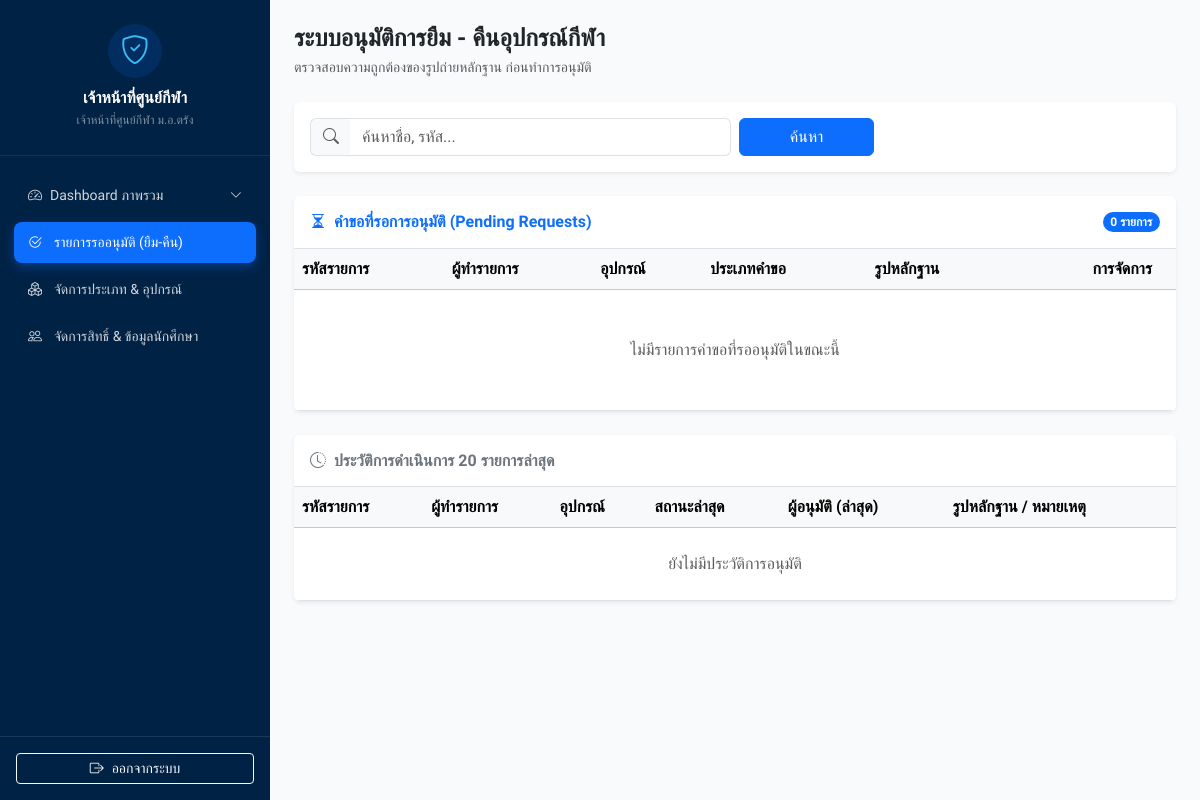
Page /admin/approvals.php (signed in) on the earlier database version.
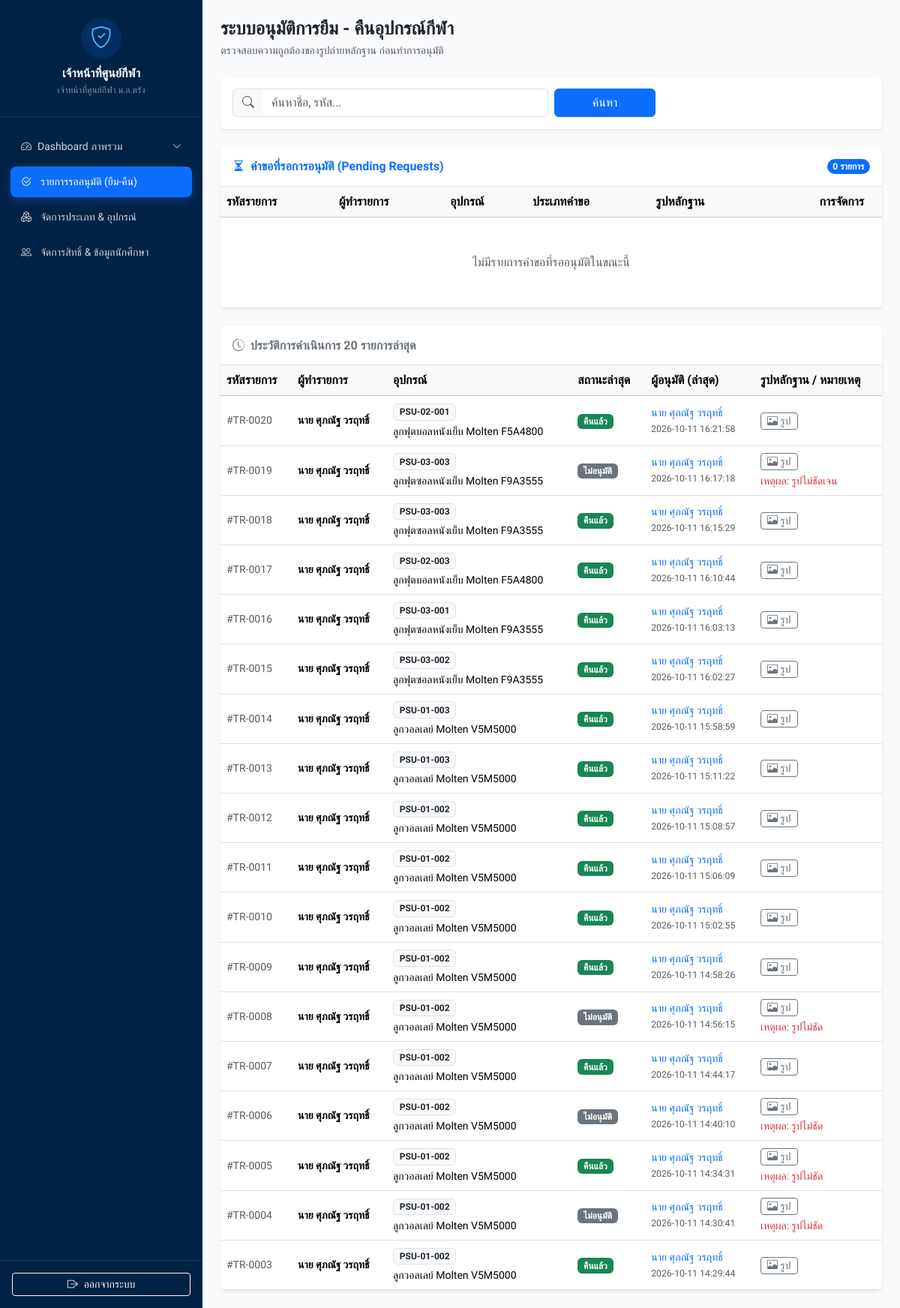
Same page on the later database version.
### tables this page shows
CREATE TABLE IF NOT EXISTS `transactions` (
  `trans_id` int(11) NOT NULL AUTO_INCREMENT,
  `eq_id` int(11) NOT NULL,
  `user_id` int(11) NOT NULL,
  `borrow_time` datetime NOT NULL,
  `due_time` datetime NOT NULL,
  `return_time` datetime DEFAULT NULL,
  `borrow_image` varchar(255) NOT NULL,
  `return_image` varchar(255) DEFAULT NULL,
  `trans_status` enum('pending_borrow','borrowed','pending_return','returned','overdue','rejected') NOT NULL DEFAULT 'pending_borrow',
  `analyze_damaged_status` enum('normal','damaged','pending') NOT NULL DEFAULT 'normal',
  `reject_reason` text DEFAULT NULL,
  `approve_by` int(11) DEFAULT NULL,
  `approve_datetime` datetime DEFAULT NULL,
  PRIMARY KEY (`trans_id`),
  KEY `eq_id` (`eq_id`),
  KEY `user_id` (`user_id`),
  CONSTRAINT `eq_id` FOREIGN KEY (`eq_id`) REFERENCES `sport_equipment` (`eq_id`) ON UPDATE CASCADE,
  CONSTRAINT `user_id` FOREIGN KEY (`user_id`) REFERENCES `user` (`user_id`) ON UPDATE CASCADE
);

CREATE TABLE IF NOT EXISTS `user` (
  `user_id` int(11) NOT NULL AUTO_INCREMENT,
  `line_user_id` varchar(255) DEFAULT NULL,
  `student_id` varchar(50) DEFAULT NULL,
  `full_name` varchar(255) DEFAULT NULL,
  `email` varchar(255) DEFAULT NULL,
  `gender` varchar(20) DEFAULT NULL,
  `national_id` varchar(13) DEFAULT NULL,
  `faculty` varchar(100) DEFAULT NULL,
  `campus` varchar(100) DEFAULT NULL,
  `role` enum('user','admin') DEFAULT 'user',
  `status` enum('active','inactive','graduated') DEFAULT 'active',
  `enrollment_year` int(4) DEFAULT NULL,
  `created_at` timestamp NOT NULL DEFAULT current_timestamp(),
  PRIMARY KEY (`user_id`),
  UNIQUE KEY `line_user_id` (`line_user_id`),
  UNIQUE KEY `psu_passport_id` (`student_id`) USING BTREE
);

CREATE TABLE IF NOT EXISTS `sport_equipment` (
  `eq_id` int(11) NOT NULL AUTO_INCREMENT,
  `category_id` int(11) DEFAULT NULL,
  `eq_code` varchar(255) DEFAULT '',
  `eq_name` varchar(255) DEFAULT '',
  `status` enum('avaliable','borrowed','damaged','maintenance','pending') NOT NULL DEFAULT 'avaliable',
  `created_at` timestamp NULL DEFAULT current_timestamp(),
  PRIMARY KEY (`eq_id`),
  KEY `category_id` (`category_id`),
  CONSTRAINT `category_id` FOREIGN KEY (`category_id`) REFERENCES `sport_categories` (`category_id`) ON UPDATE CASCADE
);

### admin/approvals.php (the view, shortened to what this page needs)
<?php
require_once '../config/db.php';
$search = trim($_GET['search'] ?? '');
$searchParams = [];
$searchCondition = "";
$sqlPending = "
    SELECT t.*, u.full_name as user_name, u.student_id, e.eq_code, e.eq_name
    FROM transactions t
    JOIN user u ON t.user_id = u.user_id
    JOIN sport_equipment e ON t.eq_id = e.eq_id
    WHERE t.trans_status IN ('pending_borrow', 'pending_return') $searchCondition
    ORDER BY t.trans_id ASC
";
$stmtPending = $pdo->prepare($sqlPending);
$stmtPending->execute($searchParams);
$pendingRequests = $stmtPending->fetchAll(PDO::FETCH_ASSOC);
$adminList = $pdo->query("SELECT user_id, full_name FROM user")->fetchAll(PDO::FETCH_KEY_PAIR);
$sqlHistory = "
    SELECT t.*, u.full_name as user_name, u.student_id, e.eq_code, e.eq_name
    FROM transactions t
    JOIN user u ON t.user_id = u.user_id
    JOIN sport_equipment e ON t.eq_id = e.eq_id
    WHERE t.approve_by IS NOT NULL $searchCondition
    ORDER BY t.approve_datetime DESC
    LIMIT 20
";
$stmtHistory = $pdo->prepare($sqlHistory);
$stmtHistory->execute($searchParams);
$historyList = $stmtHistory->fetchAll(PDO::FETCH_ASSOC);
?>
<!DOCTYPE html>
<html lang="th">
<head>
</head>
<body class="d-flex">
    <?php include '../components/sidebar.php'; ?>
    <div class="flex-grow-1 p-4" style="background-color: #f8fafc; min-height: 100vh;">
        <div class="d-flex justify-content-between align-items-center mb-4">
            <div><h4 class="fw-bold mb-1 text-dark">ระบบอนุมัติการยืม - คืนอุปกรณ์กีฬา</h4><p class="text-muted small mb-0">ตรวจสอบความถูกต้องของรูปถ่ายหลักฐาน ก่อนทำการอนุมัติ</p></div>
        </div>
        <div class="card p-3 mb-4 border-0 shadow-sm bg-white">
            <form method="GET" action="approvals.php" class="row g-2">
                <div class="col-md-6"><div class="input-group"><span class="input-group-text bg-light border-end-0"><i class="bi bi-search text-muted"></i></span><input type="text" name="search" class="form-control border-start-0" placeholder="ค้นหาชื่อ, รหัส..." value="<?= htmlspecialchars($search) ?>"></div></div>
                <div class="col-md-2"><button type="submit" class="btn btn-primary w-100">ค้นหา</button></div>
            </form>
        </div>
        <div class="card card-custom p-0 overflow-hidden mb-4 border-0 shadow-sm">
            <div class="card-header bg-white py-3 border-bottom d-flex justify-content-between align-items-center">
                <h6 class="fw-bold mb-0 text-primary"><i class="bi bi-hourglass-split me-2"></i>คำขอที่รอการอนุมัติ (Pending Requests)</h6>
                <span class="badge bg-primary rounded-pill"><?= count($pendingRequests) ?> รายการ</span>
            </div>
            <div class="table-responsive">
                <table class="table table-hover mb-0 align-middle">
                    <thead class="table-light text-secondary">
                        <tr><th>รหัสรายการ</th><th>ผู้ทำรายการ</th><th>อุปกรณ์</th><th>ประเภทคำขอ</th><th>รูปหลักฐาน</th><th class="text-end pe-4">การจัดการ</th></tr>
                    </thead>
                    <tbody id="pending_tbody">
                        <?php if (empty($pendingRequests)): ?><tr><td colspan="6" class="text-center text-muted py-5">ไม่มีรายการคำขอที่รออนุมัติในขณะนี้</td></tr><?php endif; ?>
                    </tbody>
                </table>
            </div>
        </div>
        <div class="card card-custom p-0 overflow-hidden border-0 shadow-sm">
            <div class="card-header bg-white py-3 border-bottom"><h6 class="fw-bold mb-0 text-secondary"><i class="bi bi-clock-history me-2"></i>ประวัติการดำเนินการ 20 รายการล่าสุด</h6></div>
            <div class="table-responsive">
                <table class="table table-hover mb-0 align-middle">
                    <thead class="table-light text-secondary">
                        <tr><th>รหัสรายการ</th><th>ผู้ทำรายการ</th><th>อุปกรณ์</th><th>สถานะล่าสุด</th><th>ผู้อนุมัติ (ล่าสุด)</th><th>รูปหลักฐาน / หมายเหตุ</th></tr>
                    </thead>
                    <tbody id="history_tbody">
                        <?php if (empty($historyList)): ?><tr><td colspan="6" class="text-center text-muted py-4">ยังไม่มีประวัติการอนุมัติ</td></tr><?php endif; ?>
                        <?php foreach ($historyList as $h):
                            $approverName = $adminList[$h['approve_by']] ?? 'เจ้าหน้าที่';
                            $imgToShow = !empty($h['return_image']) ? $h['return_image'] : $h['borrow_image'];
                        ?>
                        <tr>
                            <td class="text-muted small">#TR-<?= str_pad($h['trans_id'], 4, '0', STR_PAD_LEFT) ?></td>
                            <td class="small fw-semibold"><?= htmlspecialchars($h['user_name']) ?></td>
                            <td><span class="badge bg-light text-dark border"><?= htmlspecialchars($h['eq_code']) ?></span><div class="small mt-1"><?= htmlspecialchars($h['eq_name']) ?></div></td>
                            <td>
                                <?php
                                    if ($h['trans_status'] === 'returned') echo '<span class="badge bg-success">คืนแล้ว</span>';
                                    elseif ($h['trans_status'] === 'borrowed') echo '<span class="badge bg-primary">กำลังยืม</span>';
                                    elseif ($h['trans_status'] === 'overdue') echo '<span class="badge bg-danger">เกินกำหนด</span>';
                                    elseif ($h['trans_status'] === 'rejected') echo '<span class="badge bg-secondary">ไม่อนุมัติ</span>';
                                    elseif ($h['trans_status'] === 'pending_return') echo '<span class="badge bg-info text-dark">รออนุมัติคืน</span>';
                                    else echo '<span class="badge bg-info">'.$h['trans_status'].'</span>';
                                ?>
                            </td>
                            <td class="small text-primary"><?= htmlspecialchars($approverName) ?><br><small class="text-muted"><?= htmlspecialchars($h['approve_datetime']) ?></small></td>
                            <td>
                                <button type="button" class="btn btn-sm btn-outline-secondary py-0 px-2 me-1" onclick="viewEvidenceImage('<?= htmlspecialchars($imgToShow) ?>')"><i class="bi bi-image"></i> รูป</button>
                                <?php if (!empty($h['reject_reason'])): ?><div class="small text-danger mt-1">เหตุผล: <?= htmlspecialchars($h['reject_reason']) ?></div><?php endif; ?>
                            </td>
                        </tr>
                        <?php endforeach; ?>
                    </tbody>
                </table>
            </div>
        </div>
    </div>
</body>
</html>

### components/sidebar.php (shortened to what this page needs)
<?php
$currentPage = basename($_SERVER['PHP_SELF']);
$adminName = $_SESSION['admin_name'] ?? 'เจ้าหน้าที่ศูนย์กีฬา';
$isDashboardGroup = in_array($currentPage, [
    'dashboard.php',
    'dashboard_borrows.php',
    'overdue.php',
    'dashboard_damaged.php'
]);
?>
<link href="https://cdn.jsdelivr.net/npm/bootstrap@5.3.3/dist/css/bootstrap.min.css" rel="stylesheet">
<link href="https://cdn.jsdelivr.net/npm/bootstrap-icons@1.11.3/font/bootstrap-icons.min.css" rel="stylesheet">
<div class="sidebar flex-shrink-0 text-white">
    <div class="brand-box">
        <div class="admin-avatar">
            <i class="bi bi-shield-check"></i>
        </div>
        <h6 class="mb-0 fw-bold text-white"><?= htmlspecialchars($adminName) ?></h6>
        <small class="text-white-50" style="font-size: 12px;">เจ้าหน้าที่ศูนย์กีฬา ม.อ.ตรัง</small>
    </div>
    <ul class="nav nav-pills flex-column mb-auto mt-3">
        <li class="nav-item">
            <a href="#dashboardSubmenu" data-bs-toggle="collapse" class="nav-link justify-content-between <?= $isDashboardGroup ? 'active-main' : ''; ?>" aria-expanded="<?= $isDashboardGroup ? 'true' : 'false'; ?>">
                <div class="d-flex align-items-center gap-2">
                    <i class="bi bi-speedometer2"></i>
                    <span>Dashboard ภาพรวม</span>
                </div>
                <i class="bi bi-chevron-down small"></i>
            </a>
        </li>
        <li class="nav-item">
            <a href="approvals.php" class="nav-link <?= ($currentPage == 'approvals.php') ? 'active-main' : ''; ?>">
                <i class="bi bi-check2-circle"></i> รายการรออนุมัติ (ยืม-คืน)
            </a>
        </li>
        <li class="nav-item">
            <a href="categories.php" class="nav-link <?= (in_array($currentPage, ['categories.php', 'equipment.php'])) ? 'active-main' : ''; ?>">
                <i class="bi bi-boxes"></i> จัดการประเภท & อุปกรณ์
            </a>
        </li>
        <li class="nav-item">
            <a href="users.php" class="nav-link <?= ($currentPage == 'users.php') ? 'active-main' : ''; ?>">
                <i class="bi bi-people"></i> จัดการสิทธิ์ & ข้อมูลนักศึกษา
            </a>
        </li>
    </ul>
    <div class="p-3 border-top border-white border-opacity-10">
        <button type="button" class="btn btn-outline-light btn-sm w-100 d-flex align-items-center justify-content-center gap-2" onclick="openLogoutModal()">
            <i class="bi bi-box-arrow-right"></i> ออกจากระบบ
        </button>
    </div>
</div>

### components/sidebar.php (style rules this page uses)
body { font-family: 'Prompt', sans-serif; background-color: #f4f7fa; }
.sidebar { width: 270px; min-height: 100vh; background-color: #002244; display: flex; flex-direction: column; }
.sidebar .nav-link { color: #d1d5db; border-radius: 8px; margin: 3px 14px; padding: 10px 14px; display: flex; align-items: center; gap: 12px; font-size: 14px; transition: all 0.2s; text-decoration: none; }
.sidebar .nav-link.active-main { background-color: #0d6efd; color: #ffffff; font-weight: 500; box-shadow: 0 4px 12px rgba(13, 110, 253, 0.35); }
.brand-box { padding: 24px 16px; text-align: center; border-bottom: 1px solid rgba(255, 255, 255, 0.08); }
.admin-avatar { width: 54px; height: 54px; background: rgba(13, 110, 253, 0.15); color: #38bdf8; border-radius: 50%; display: inline-flex; align-items: center; justify-content: center; font-size: 1.8rem; margin-bottom: 10px; }

Differences in the rows shown:
added transactions: trans_id "0020", user.full_name "นาย ศุภณัฐ วรฤทธิ์", eq.eq_code "PSU-02-001", eq.eq_name "ลูกฟุตบอลหนังเย็บ Molten F5A4800", trans_status "คืนแล้ว", approve_by "นาย ศุภณัฐ วรฤทธิ์", approve_datetime "2026-10-11 16:21:58"
added transactions: trans_id "0019", user.full_name "นาย ศุภณัฐ วรฤทธิ์", eq.eq_code "PSU-03-003", eq.eq_name "ลูกฟุตซอลหนังเย็บ Molten F9A3555", trans_status "ไม่อนุมัติ", approve_by "นาย ศุภณัฐ วรฤทธิ์", approve_datetime "2026-10-11 16:17:18", reject_reason "รูปไม่ชัดเจน"
added transactions: trans_id "0018", user.full_name "นาย ศุภณัฐ วรฤทธิ์", eq.eq_code "PSU-03-003", eq.eq_name "ลูกฟุตซอลหนังเย็บ Molten F9A3555", trans_status "คืนแล้ว", approve_by "นาย ศุภณัฐ วรฤทธิ์", approve_datetime "2026-10-11 16:15:29"
added transactions: trans_id "0017", user.full_name "นาย ศุภณัฐ วรฤทธิ์", eq.eq_code "PSU-02-003", eq.eq_name "ลูกฟุตบอลหนังเย็บ Molten F5A4800", trans_status "คืนแล้ว", approve_by "นาย ศุภณัฐ วรฤทธิ์", approve_datetime "2026-10-11 16:10:44"
added transactions: trans_id "0016", user.full_name "นาย ศุภณัฐ วรฤทธิ์", eq.eq_code "PSU-03-001", eq.eq_name "ลูกฟุตซอลหนังเย็บ Molten F9A3555", trans_status "คืนแล้ว", approve_by "นาย ศุภณัฐ วรฤทธิ์", approve_datetime "2026-10-11 16:03:13"
added transactions: trans_id "0015", user.full_name "นาย ศุภณัฐ วรฤทธิ์", eq.eq_code "PSU-03-002", eq.eq_name "ลูกฟุตซอลหนังเย็บ Molten F9A3555", trans_status "คืนแล้ว", approve_by "นาย ศุภณัฐ วรฤทธิ์", approve_datetime "2026-10-11 16:02:27"
added transactions: trans_id "0014", user.full_name "นาย ศุภณัฐ วรฤทธิ์", eq.eq_code "PSU-01-003", eq.eq_name "ลูกวอลเลย์ Molten V5M5000", trans_status "คืนแล้ว", approve_by "นาย ศุภณัฐ วรฤทธิ์", approve_datetime "2026-10-11 15:58:59"
added transactions: trans_id "0013", user.full_name "นาย ศุภณัฐ วรฤทธิ์", eq.eq_code "PSU-01-003", eq.eq_name "ลูกวอลเลย์ Molten V5M5000", trans_status "คืนแล้ว", approve_by "นาย ศุภณัฐ วรฤทธิ์", approve_datetime "2026-10-11 15:11:22"
added transactions: trans_id "0012", user.full_name "นาย ศุภณัฐ วรฤทธิ์", eq.eq_code "PSU-01-002", eq.eq_name "ลูกวอลเลย์ Molten V5M5000", trans_status "คืนแล้ว", approve_by "นาย ศุภณัฐ วรฤทธิ์", approve_datetime "2026-10-11 15:08:57"
added transactions: trans_id "0011", user.full_name "นาย ศุภณัฐ วรฤทธิ์", eq.eq_code "PSU-01-002", eq.eq_name "ลูกวอลเลย์ Molten V5M5000", trans_status "คืนแล้ว", approve_by "นาย ศุภณัฐ วรฤทธิ์", approve_datetime "2026-10-11 15:06:09"
added transactions: trans_id "0010", user.full_name "นาย ศุภณัฐ วรฤทธิ์", eq.eq_code "PSU-01-002", eq.eq_name "ลูกวอลเลย์ Molten V5M5000", trans_status "คืนแล้ว", approve_by "นาย ศุภณัฐ วรฤทธิ์", approve_datetime "2026-10-11 15:02:55"
added transactions: trans_id "0009", user.full_name "นาย ศุภณัฐ วรฤทธิ์", eq.eq_code "PSU-01-002", eq.eq_name "ลูกวอลเลย์ Molten V5M5000", trans_status "คืนแล้ว", approve_by "นาย ศุภณัฐ วรฤทธิ์", approve_datetime "2026-10-11 14:58:26"
added transactions: trans_id "0008", user.full_name "นาย ศุภณัฐ วรฤทธิ์", eq.eq_code "PSU-01-002", eq.eq_name "ลูกวอลเลย์ Molten V5M5000", trans_status "ไม่อนุมัติ", approve_by "นาย ศุภณัฐ วรฤทธิ์", approve_datetime "2026-10-11 14:56:15", reject_reason "รูปไม่ชัด"
added transactions: trans_id "0007", user.full_name "นาย ศุภณัฐ วรฤทธิ์", eq.eq_code "PSU-01-002", eq.eq_name "ลูกวอลเลย์ Molten V5M5000", trans_status "คืนแล้ว", approve_by "นาย ศุภณัฐ วรฤทธิ์", approve_datetime "2026-10-11 14:44:17"
added transactions: trans_id "0006", user.full_name "นาย ศุภณัฐ วรฤทธิ์", eq.eq_code "PSU-01-002", eq.eq_name "ลูกวอลเลย์ Molten V5M5000", trans_status "ไม่อนุมัติ", approve_by "นาย ศุภณัฐ วรฤทธิ์", approve_datetime "2026-10-11 14:40:10", reject_reason "รูปไม่ชัด"
added transactions: trans_id "0005", user.full_name "นาย ศุภณัฐ วรฤทธิ์", eq.eq_code "PSU-01-002", eq.eq_name "ลูกวอลเลย์ Molten V5M5000", trans_status "คืนแล้ว", approve_by "นาย ศุภณัฐ วรฤทธิ์", approve_datetime "2026-10-11 14:34:31", reject_reason "รูปไม่ชัด"
added transactions: trans_id "0004", user.full_name "นาย ศุภณัฐ วรฤทธิ์", eq.eq_code "PSU-01-002", eq.eq_name "ลูกวอลเลย์ Molten V5M5000", trans_status "ไม่อนุมัติ", approve_by "นาย ศุภณัฐ วรฤทธิ์", approve_datetime "2026-10-11 14:30:41", reject_reason "รูปไม่ชัด"
added transactions: trans_id "0003", user.full_name "นาย ศุภณัฐ วรฤทธิ์", eq.eq_code "PSU-01-002", eq.eq_name "ลูกวอลเลย์ Molten V5M5000", trans_status "คืนแล้ว", approve_by "นาย ศุภณัฐ วรฤทธิ์", approve_datetime "2026-10-11 14:29:44"
Other differences:
text no longer shown: "ยังไม่มีประวัติการอนุมัติ"
